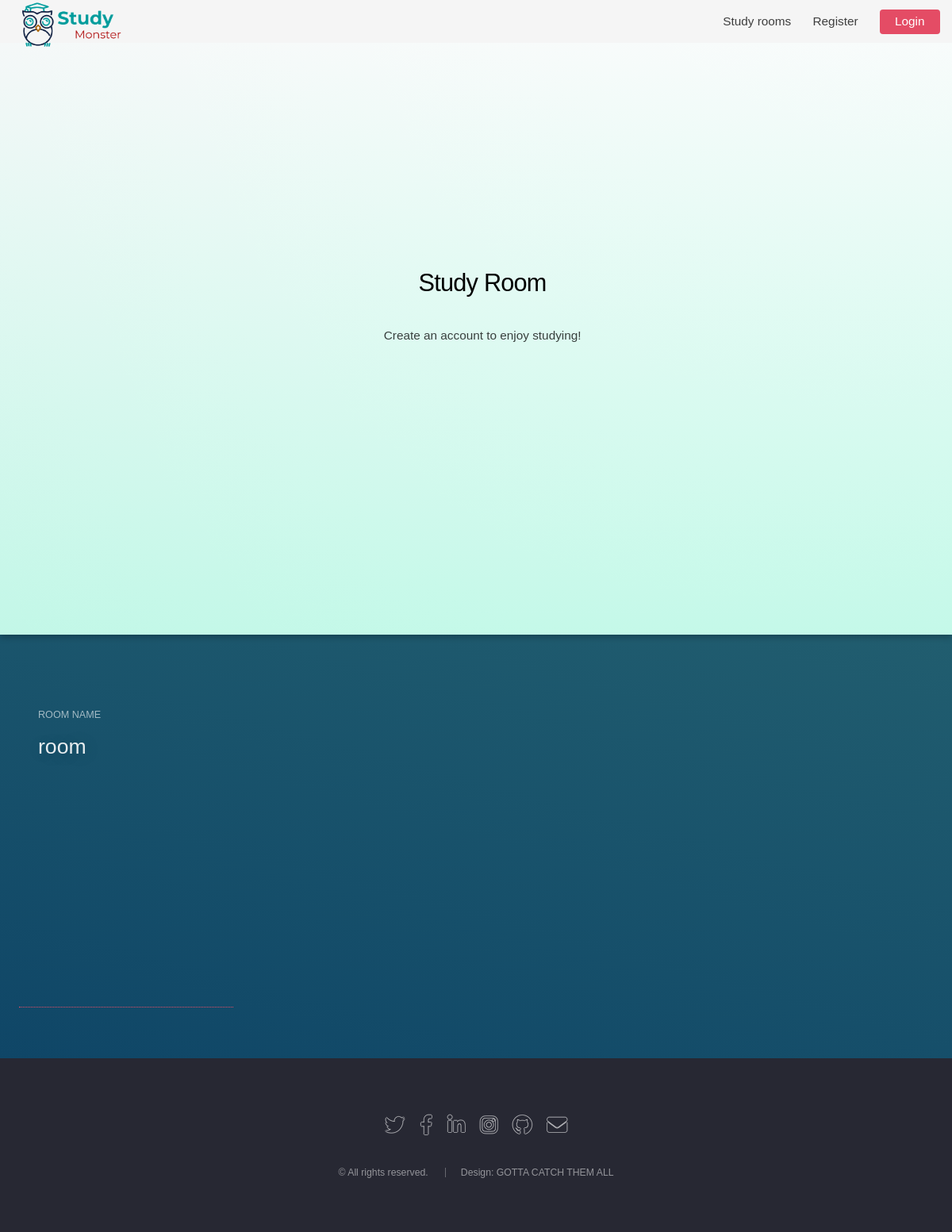
The app's page /, older data.
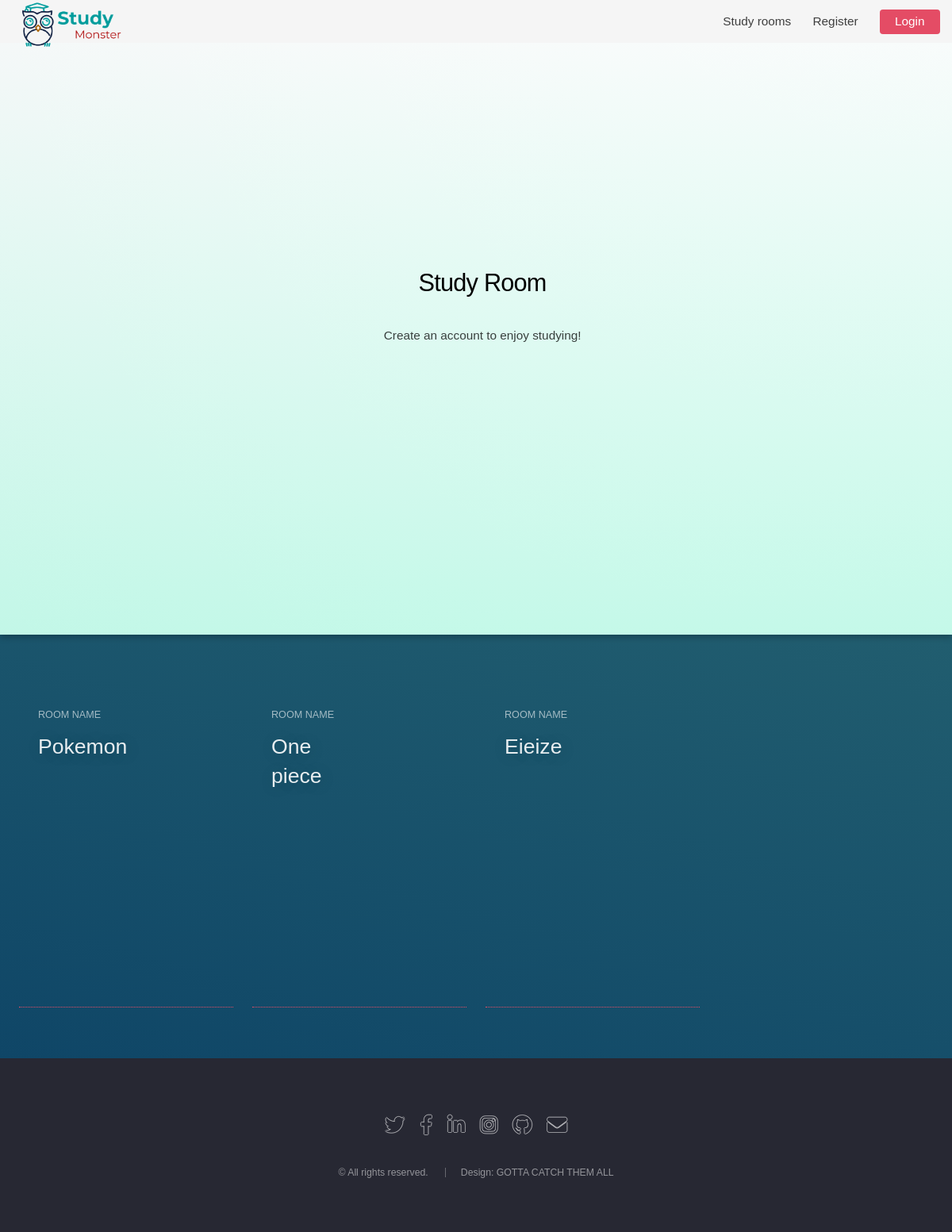
The same page, newer data.
### website/models.py (models this page shows)
class Room(models.Model):
    MAX_USERS = 5
    MAX_NAME_LENGTH = 30
    USERS_IN_ROOM = 0
    MAX_URL_LENGTH = 200
    name = models.CharField(unique=True, max_length=MAX_NAME_LENGTH)
    image = models.CharField(max_length=MAX_URL_LENGTH,blank=True)

### website/views.py (the view, shortened to what this page needs)
# urls.py: path('', views.index, name='index'),
def index(request):
    form = RoomForm()
    room_list = Room.objects.order_by('-name')[:4]
    return render(request, 'index.html', {'form': form, 'rooms': room_list})

### templates/index.html (shortened to what this page needs)
{% extends 'base.html' %}
{% load static %}
{% block css_block %}
<link rel="stylesheet" href="{% static 'assets/css/cards2.css' %}" />
{% endblock %}
{% block body_block %}
<section id="banner">
	<div class="content">
		<h2>Study Room</h2>
		{% if user.is_authenticated %}
		<h3>Create a room</h3>
		<form id="room_form" method="post" action="{% url 'create_room' %}">
			{% csrf_token %}
			{% for field in form.visible_fields %}
			{{ field.errors }}
			{{ field.help_text }}
			{{ field }}
			{% endfor %}
			<p><button class="button primary" value="submit">Create room</button></p>
		</form>
		<hr />
		<p>or</p>
		<a href="#room" class="scrolly"> <span><u> Join room in section below</u></span> </a>
		{% else %}
		<p>Create an account to enjoy studying!</p>
		{% endif %}
	</div>
</section>
<section class="hero-section" id="room">
	<div class="card-grid">
		{% if rooms %}
		{% for r in rooms %}
		<a class="card" href="{% url 'room' r.name %}">
			<div class="card__background"
				style="background-image:url(/static/images/rooms/{{r.image}})">
			</div>
			<div class="card__content">
				<p class="card__category">Room name</p>
				<h3 class="card__heading">{{ r.name }}</h3>
			</div>
		</a>
		{% endfor %}
		{% else %}
		<strong>There are no rooms present.</strong>
		{% endif %}
	</div>
</section>
{% endblock %}

Row changes from the older to the newer data that the page shows:
removed Room: name "room"
added Room: name "Pokemon"
added Room: name "One piece"
added Room: name "Eieize"
